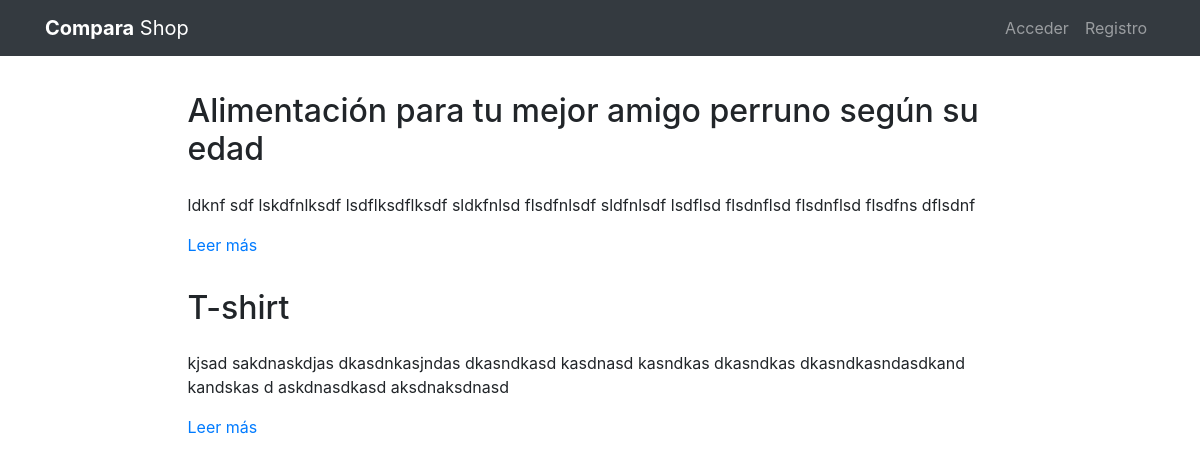
The page /pages/ on the database its author committed.
### pages/models.py (models this page shows, shortened)
class Page(models.Model):
    title = models.CharField(verbose_name="Título", max_length=200)
    content = RichTextField(verbose_name="Contenido")
    order = models.SmallIntegerField(verbose_name="Orden", default=0)
    created = models.DateTimeField(auto_now_add=True, verbose_name="Fecha de creación")
    updated = models.DateTimeField(auto_now=True, verbose_name="Fecha de edición")
    class Meta:
        verbose_name = "página"
        verbose_name_plural = "páginas"
        ordering = ['order', 'title']

### pages/views.py (the view)
# urls.py: path('', PageListView.as_view(), name='pages'),
class PageListView(ListView):
    model = Page

### pages/templates/pages/page_list.html (shortened to what this page needs)
{% extends 'core/base.html' %}
{% load static %}
{% block content %}
{% include 'pages/includes/pages_menu.html' %}
<main role="main">
  <div class="container mb-4">
    {% for page in page_list|dictsort:"id" reversed %}
      <div class="row mt-3">
        <div class="col-md-9 mx-auto">
          <h2 class="mb-4">{{page.title}}</h2>
          <div>
            <p>{{page.content|striptags|safe|truncatechars:"200"}}</p>
            <p><a href="{% url 'pages:page' page.id page.title|slugify %}">Leer más</a>
            </p>
          </div>
        </div>
      </div>
    {% endfor %}
  </div>
</main>
{% endblock %}

### core/static/core/css/main.css (style rules this page uses)
main { padding-top: 20px; }
:root { --jumbotron-padding-y: 3rem; }
.row { margin-top: 5%; }

### rows shown on the page
Page: title "Alimentación para tu mejor amigo perruno según su edad", content "ldknf sdf lskdfnlksdf lsdflksdflksdf sldkfnlsd flsdfnlsdf sldfnlsdf lsdflsd flsdnflsd flsdnflsd flsdfns dflsdnf"
Page: title "T-shirt", content "kjsad sakdnaskdjas dkasdnkasjndas dkasndkasd kasdnasd kasndkas dkasndkas dkasndkasndasdkand kandskas d askdnasdkasd aksdnaksdnasd"
